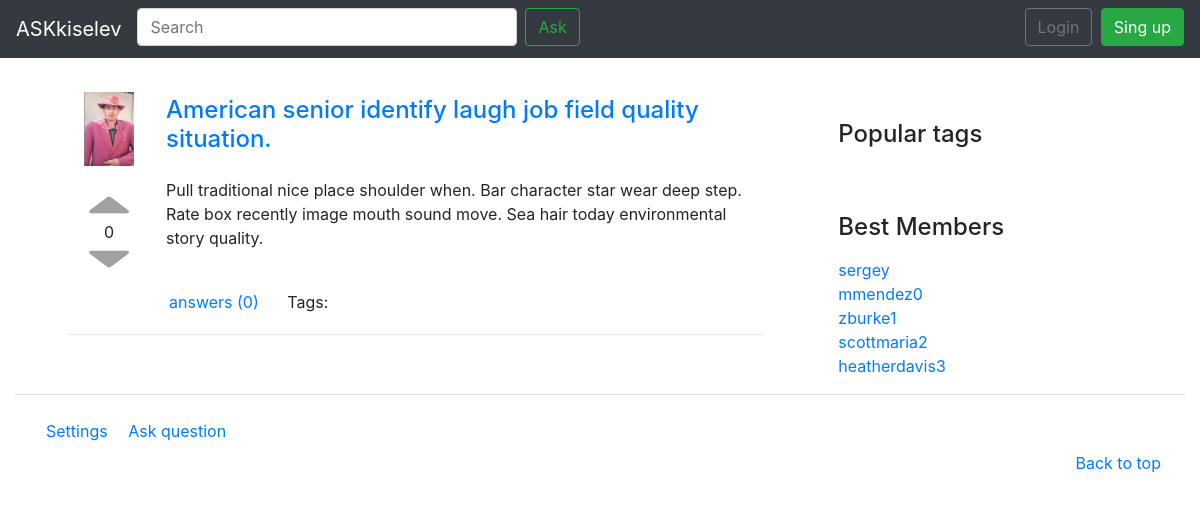
Before: /question/12/ with the older database file.
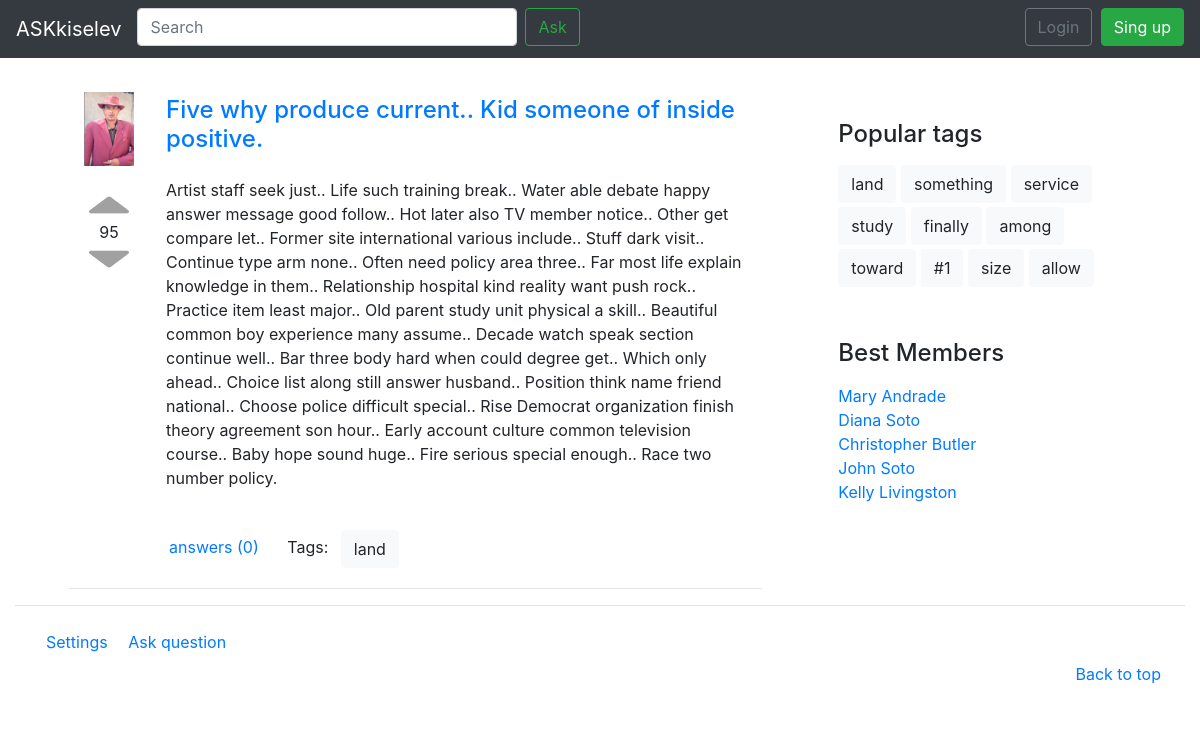
After: the same page with the newer database file.
### app/models.py (models this page shows, shortened)
class Question(models.Model):
    title = models.CharField(max_length=200)
    text = models.TextField()
    rating = models.IntegerField(default=0, db_index=True)
    is_active = models.BooleanField(default=True)
    pub_date = models.DateTimeField(default=timezone.now, db_index=True)
    answers_number = models.PositiveIntegerField(default=0)
    author = models.ForeignKey(Profile, on_delete=models.PROTECT)
    tags = models.ManyToManyField(Tag, blank=True)
    likes = models.ManyToManyField(Profile, blank=True, related_name='question_likes')
    dislikes = models.ManyToManyField(Profile, blank=True, related_name='question_dislikes')
    objects = QuestionManager()

class Profile(models.Model):
    rating = models.IntegerField(default=0)
    avatar = models.ImageField(
        upload_to='static/img/avatars', default='static/img/avatar_1.png'
    )
    user = models.OneToOneField(User, on_delete=models.CASCADE)
    objects = ProfileManager()

class Tag(models.Model):
    name = models.CharField(max_length=100, unique=True, db_index=True)
    references_num = models.PositiveIntegerField(default=0)
    objects = TagManager()

### app/views.py (the view, shortened to what this page needs)
# urls.py: path('question/<int:qid>/', views.question, name='question'),
def question(request, qid):
    context['question'] = Question.objects.get(pk=qid)
    form = AnswerForm(request.POST)
    context['answers'] = Answer.objects.hottest(qid)
    context['form'] = form
    return render(request, 'question.html', context)

### app/forms.py
class AnswerForm(forms.Form):
    textarea = forms.CharField(
        max_length=200,
        widget=forms.Textarea(
            attrs={ 'class': 'form-control' }
        )
    )

### app/models.py (called while the page is built)
    def hottest(self, id):
        q = Question.objects.get(pk=id)
        return self.filter(is_active=True, question=q).order_by('-rating')

### templates/question.html (shortened to what this page needs)
{% extends "base.html" %}
{% load static %}
{% block content %}
<div class="container-fluid">
    <div class="media mt-4">
        {% include 'inc/question_card.html' %}
    </div>
    <hr>
</div>
{% endblock %}

### templates/inc/question_card.html (shortened to what this page needs)
{% load static %}
<div class="container-fluid mt-3">
    <div class="media">
        <div class="mr-4">
            <div class="">
                <a href="# ">
                    <img class="mt-1 mb-4" style="width: 50px;" src="{% static 'img/avatar_1.png' %} " alt="Avatar ">
                </a>
            </div>
            <div class="text-center">
                <a href="# ">
                    <img class=" " style="width: 40px; height: 30px; " src="{% static 'img/up.png' %} " alt="Rating Up ">
                </a>
                <div class="text-center">
                    {{ question.rating }}
                </div>
                <a href="# ">
                    <img class=" " style="width: 40px; height: 30px; " src="{% static 'img/down.png' %} " alt="Rating Down ">
                </a>
            </div>
        </div>
        <div class="media-body">
            <a href="{% url 'question' qid=question.id %}" class=""><h4 class="mt-2 mb-n3 ml-2">{{ question.title }}</h4></a>
            <br>
            <p class="ml-2 mt-3 " style="">{{ question.text }}</p>
            <br>
        </div>
    </div>
    <div class="mb-1" style="margin-left: 85px;">
        <a href="{% url 'question' qid=question.id %}" class="d-inline mr-4 ">answers ({{ question.answers_number }})</a>
        <div class="d-inline-block ">
            <p class="d-inline mr-2 ">Tags:</p>
            {% for tag in question.tags.all %}
                <a href="{% url 'tag' tag_name=tag.name %}" type="button " class="btn btn-light ">{{ tag.name }}</a>
            {% endfor %}
        </div>
    </div>
</div>

### templates/inc/right_menu.html
<div class="container mt-4 ">
    <div class="pt-5 pl-3 ">
        <h4 class="pb-2 ">Popular tags</h4>
        {% for tag in popular_tags.all %}
            <a href="{% url 'tag' tag_name=tag.name %}" type="button " class="btn btn-light mb-1 ">{{ tag.name }}</a>
        {% endfor %}
    </div>
    <div class="pt-5 pl-3 ">
        <h4 class="pb-2 ">Best Members</h4>
        <ol class=" list-unstyled ">
            {% for nickname in best_members.all %}
                <li><a href="# ">{{ nickname.user }}</a></li>
            {% endfor %}
        </ol>
    </div>
</div>

Changed rows visible on the page:
no longer on this page (row edited): Profile: user "sergey"
no longer on this page (row edited): Profile: user "mmendez0"
no longer on this page (row edited): Profile: user "zburke1"
no longer on this page (row edited): Profile: user "scottmaria2"
no longer on this page (row edited): Profile: user "heatherdavis3"
changed Question: rating "0" → "95"; title "American senior identify laugh job field quality situation." → "Five why produce current.. Kid someone of inside positive."; text "Pull traditional nice place shoulder when. Bar character star wear deep step. Rate box recently image mouth sound move. Sea hair today environmental story quality." → "Artist staff seek just.. Life such training break.. Water able debate happy answer message good follow.. Hot later also TV member notice.. Other get compare let.. Former site international various include.. Stuff dark visit.. Continue type arm none.. Often need policy area three.. Far most life explain knowledge in them.. Relationship hospital kind reality want push rock.. Practice item least major.. Old parent study unit physical a skill.. Beautiful common boy experience many assume.. Decade watch speak section continue well.. Bar three body hard when could degree get.. Which only ahead.. Choice list along still answer husband.. Position think name friend national.. Choose police difficult…"
added Tag: name "land"
added Tag: name "something", shown under "Popular tags"
added Tag: name "service", shown under "Popular tags"
added Tag: name "study", shown under "Popular tags"
added Tag: name "finally", shown under "Popular tags"
added Tag: name "among", shown under "Popular tags"
added Tag: name "toward", shown under "Popular tags"
added Tag: name "#1", shown under "Popular tags"
added Tag: name "size", shown under "Popular tags"
added Tag: name "allow", shown under "Popular tags"
added Profile: user "Mary Andrade"
added Profile: user "Diana Soto"
added Profile: user "Christopher Butler"
added Profile: user "John Soto"
added Profile: user "Kelly Livingston"
